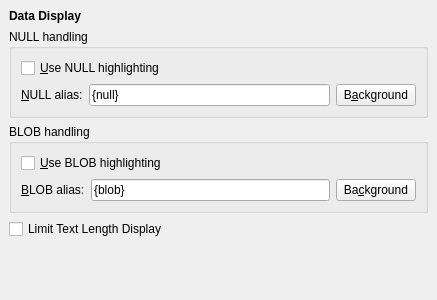
<ui version="4.0" >
 <class>PrefsDataDisplayWidget</class>
 <widget class="QWidget" name="PrefsDataDisplayWidget" >
  <property name="geometry" >
   <rect>
    <x>0</x>
    <y>0</y>
    <width>400</width>
    <height>300</height>
   </rect>
  </property>
  <layout class="QGridLayout" >
   <property name="margin" >
    <number>9</number>
   </property>
   <property name="spacing" >
    <number>6</number>
   </property>
   <item row="1" column="0" >
    <widget class="QGroupBox" name="groupBox" >
     <property name="title" >
      <string>NULL handling</string>
     </property>
     <layout class="QGridLayout" >
      <property name="margin" >
       <number>9</number>
      </property>
      <property name="spacing" >
       <number>6</number>
      </property>
      <item row="0" column="0" colspan="3" >
       <widget class="QCheckBox" name="nullCheckBox" >
        <property name="toolTip" >
         <string>Highlight the NULL values in the data result table</string>
        </property>
        <property name="text" >
         <string>&amp;Use NULL highlighting</string>
        </property>
       </widget>
      </item>
      <item row="1" column="2" >
       <widget class="QPushButton" name="nullBgButton" >
        <property name="toolTip" >
         <string>Background color of the NULL value cell</string>
        </property>
        <property name="text" >
         <string>B&amp;ackground</string>
        </property>
       </widget>
      </item>
      <item row="1" column="0" >
       <widget class="QLabel" name="label" >
        <property name="text" >
         <string>&amp;NULL alias:</string>
        </property>
        <property name="buddy" >
         <cstring>nullAliasEdit</cstring>
        </property>
       </widget>
      </item>
      <item row="1" column="1" >
       <widget class="QLineEdit" name="nullAliasEdit" >
        <property name="toolTip" >
         <string>Text to be used as a NULL mark</string>
        </property>
        <property name="text" >
         <string>{null}</string>
        </property>
       </widget>
      </item>
     </layout>
    </widget>
   </item>
   <item row="2" column="0" >
    <widget class="QGroupBox" name="groupBox_2" >
     <property name="title" >
      <string>BLOB handling</string>
     </property>
     <layout class="QGridLayout" >
      <property name="margin" >
       <number>9</number>
      </property>
      <property name="spacing" >
       <number>6</number>
      </property>
      <item row="0" column="0" colspan="3" >
       <widget class="QCheckBox" name="blobCheckBox" >
        <property name="toolTip" >
         <string>Highlight the BLOB values in the data result table</string>
        </property>
        <property name="text" >
         <string>&amp;Use BLOB highlighting</string>
        </property>
       </widget>
      </item>
      <item row="1" column="2" >
       <widget class="QPushButton" name="blobBgButton" >
        <property name="toolTip" >
         <string>Background color of the BLOB value cell</string>
        </property>
        <property name="text" >
         <string>Ba&amp;ckground</string>
        </property>
       </widget>
      </item>
      <item row="1" column="0" >
       <widget class="QLabel" name="label_2" >
        <property name="text" >
         <string>&amp;BLOB alias:</string>
        </property>
        <property name="buddy" >
         <cstring>blobAliasEdit</cstring>
        </property>
       </widget>
      </item>
      <item row="1" column="1" >
       <widget class="QLineEdit" name="blobAliasEdit" >
        <property name="toolTip" >
         <string>Text to be used as a BLOB mark</string>
        </property>
        <property name="text" >
         <string>{blob}</string>
        </property>
       </widget>
      </item>
     </layout>
    </widget>
   </item>
   <item row="3" column="0" >
    <widget class="QCheckBox" name="cropColumnsCheckBox" >
     <property name="text" >
      <string>Limit Text Length Display</string>
     </property>
    </widget>
   </item>
   <item row="4" column="0" >
    <spacer>
     <property name="orientation" >
      <enum>Qt::Vertical</enum>
     </property>
     <property name="sizeHint" >
      <size>
       <width>419</width>
       <height>22</height>
      </size>
     </property>
    </spacer>
   </item>
   <item row="0" column="0" >
    <widget class="QLabel" name="titleLabel" >
     <property name="font" >
      <font>
       <weight>75</weight>
       <bold>true</bold>
      </font>
     </property>
     <property name="text" >
      <string>Data Display</string>
     </property>
    </widget>
   </item>
  </layout>
 </widget>
 <resources/>
 <connections/>
</ui>
